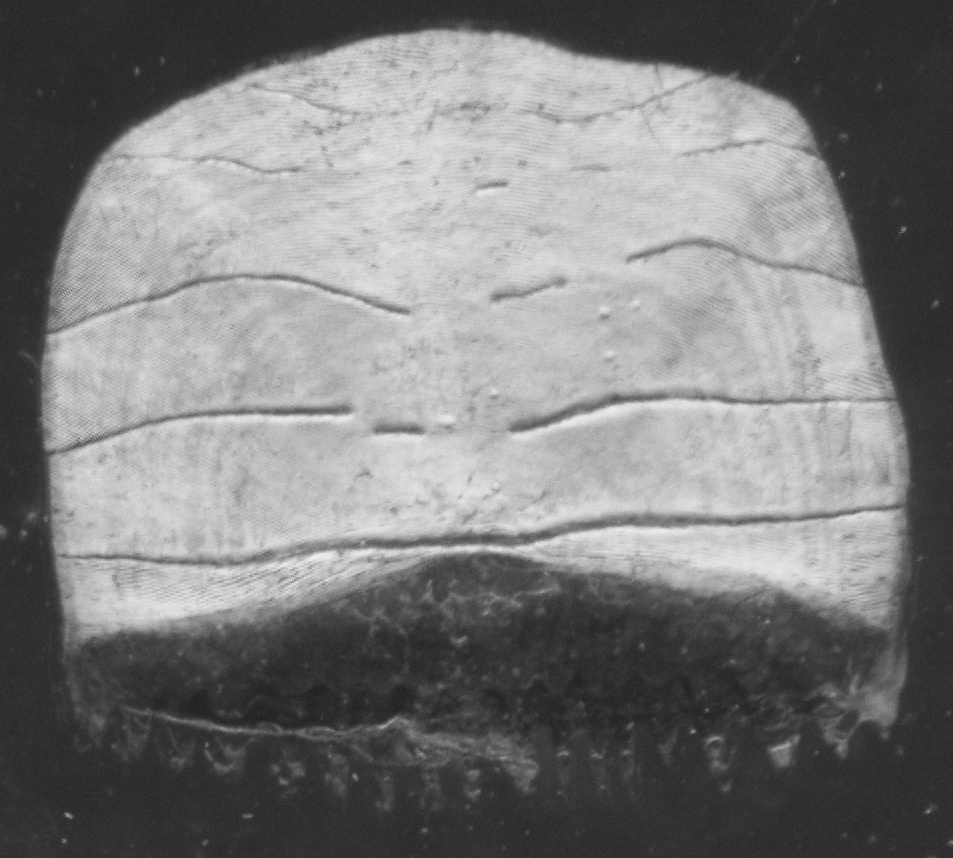
#> input picture Menhaden Scales Aging/Chapter 1 - Data Preprocessing/cropped/17763.jpg, 953 x 858 px, given in place of 17763.tif, which was not available
$ jupyter execute --allow-errors 'Chapter 1 - Data Preprocessing.ipynb'   (text cells are left out)
#> lines starting #> are read from the running program, lines starting #| are printed output that depends on the picture; after the words box and inside, x2 and y2 are one past the last pixel; in counts of white or black regions, pixels touching at a corner belong together; pictures that were not available may be replaced by others from this repository, and a replacement may not be noted
[cell 1]
import cv2 as cv
from matplotlib import pyplot as plt
import numpy as np
raw_image = cv.imread("Raw Image/17763.tif")
#> raw_image is the input picture: shape (858, 953, 3); min 30, max 243, mean 124.2
img2 = raw_image[:,:,::-1]
plt.imshow(img2)
plt.title('Raw Image')
plt.show()

[cell 2]
threshold_value = 100
gray_image = cv.cvtColor(raw_image, cv.COLOR_BGR2GRAY)
ret, thresh = cv.threshold(gray_image,threshold_value,255,cv.THRESH_BINARY)
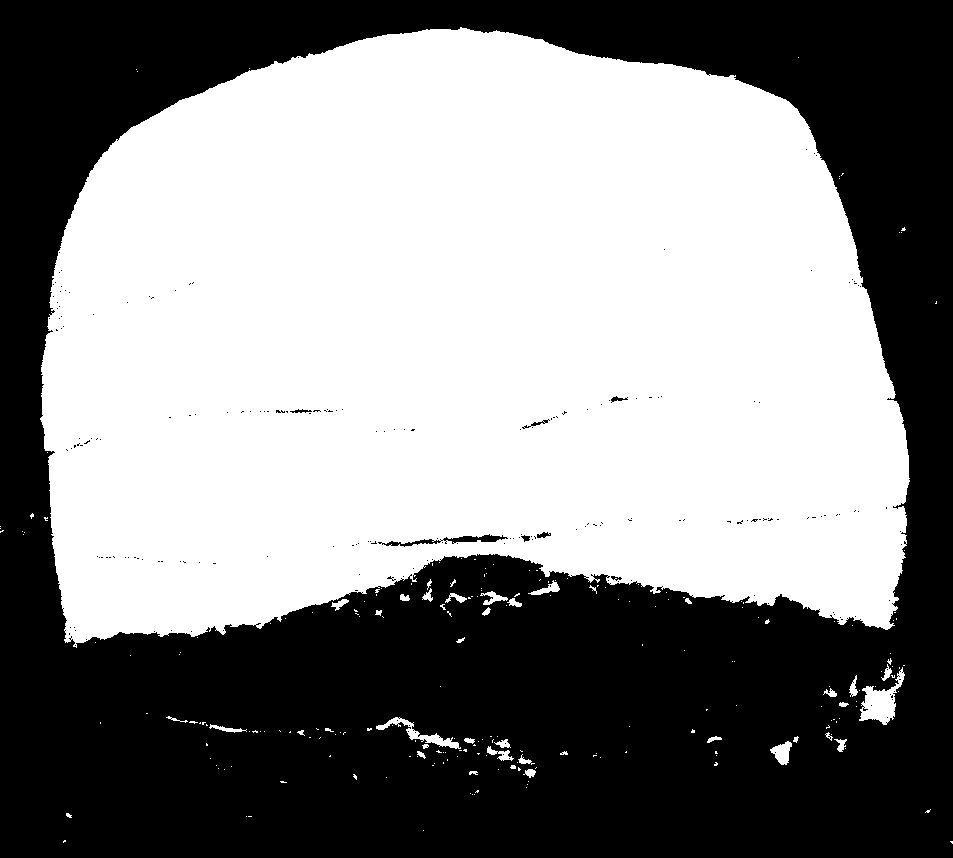
#> thresh: shape (858, 953); 53.1% white; 205 black regions (197 under 20 px), largest, box (x1, y1, x2, y2) and area: (0, 0, 953, 858) 382200, (378, 534, 508, 547) 487, (522, 419, 550, 429) 62
#> ret = 100
plt.imshow(thresh)
plt.title('Binary Thresholded Image')
plt.show()

[cell 3]
kernel = np.ones((10,10),np.uint8)
opening = cv.morphologyEx(thresh, cv.MORPH_OPEN, kernel)
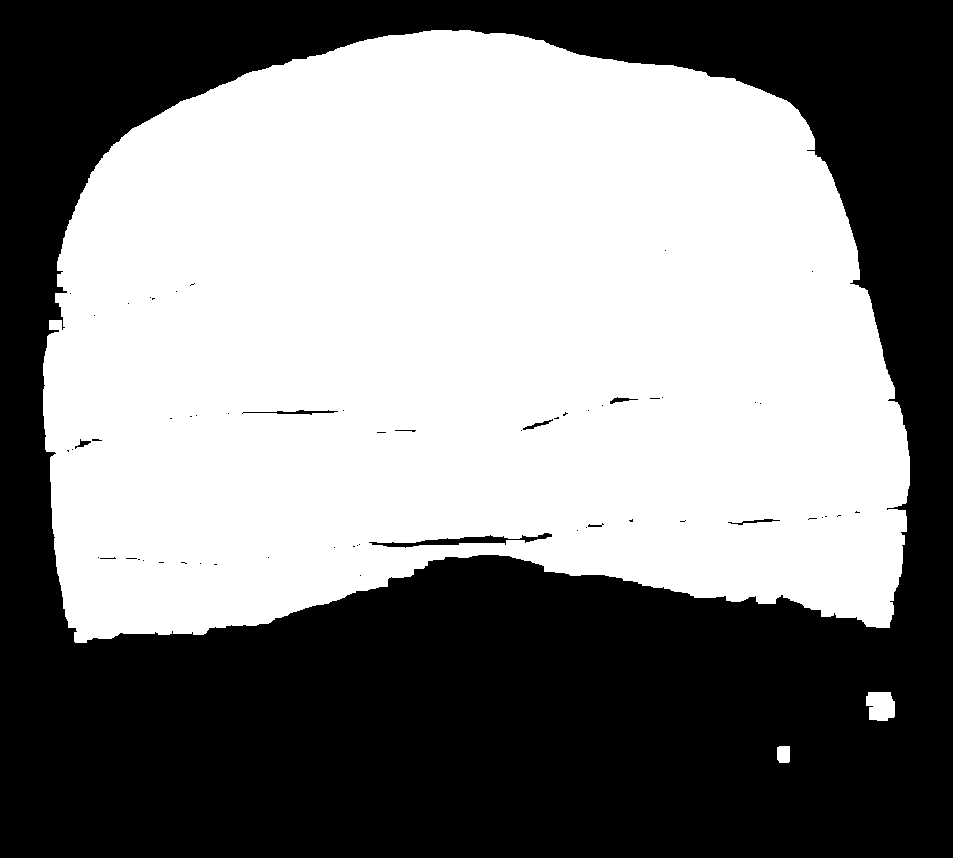
#> opening: shape (858, 953); 52.3% white; 60 black regions (51 under 20 px), largest, box (x1, y1, x2, y2) and area: (0, 0, 953, 858) 388217, (369, 533, 552, 548) 816, (242, 410, 338, 415) 183
closing = cv.morphologyEx(opening, cv.MORPH_CLOSE, kernel)
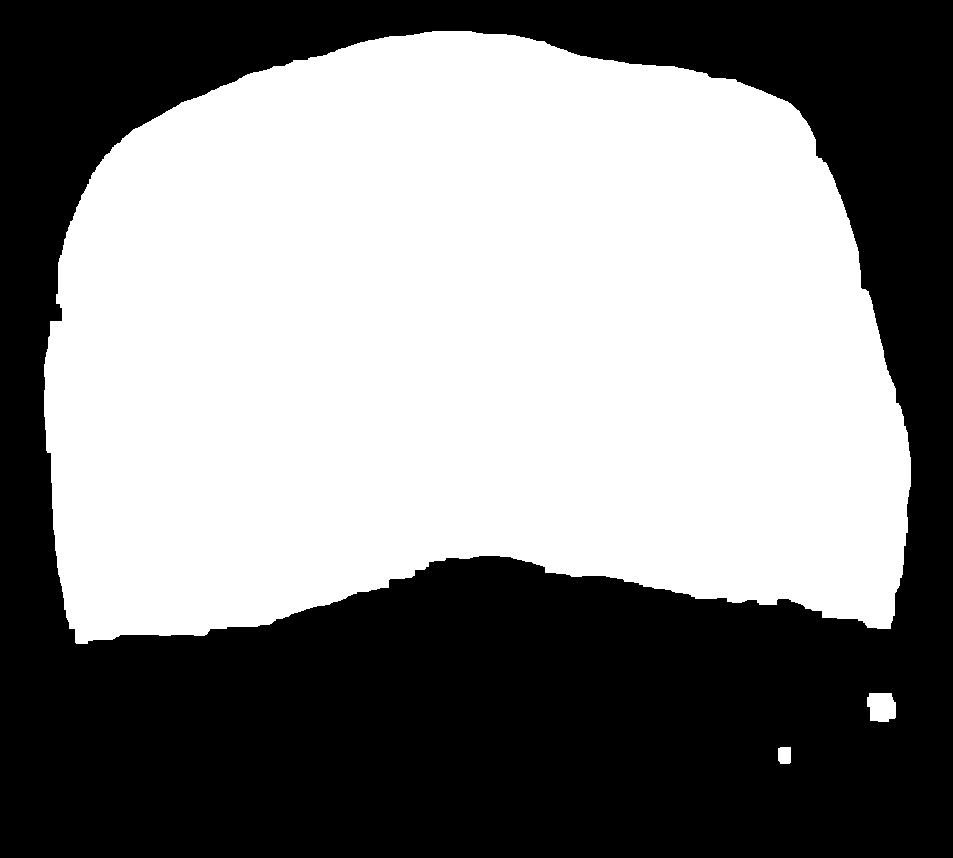
#> closing: shape (858, 953); 52.6% white; 1 black region
plt.imshow(closing)
plt.title('Binary Mask Image')
plt.show()

[cell 4]
contours, hierarchy = cv.findContours(closing, cv.RETR_EXTERNAL, cv.CHAIN_APPROX_NONE)
#> contours = 3 contours; box (x1, y1, x2, y2) and area: (44, 31, 911, 644) 427545, (867, 693, 896, 722) 676, (778, 747, 791, 764) 186
if(len(contours) > 0):
    maxidx = 0
    maxarea = 0
    for i in range(len(contours)):
        contour = contours[i]
        if cv.contourArea(contour) > maxarea:
            maxarea = cv.contourArea(contour)
            maxidx = i
#> this loop made 3 passes
#> maxarea on passes 1 to 3: 186, 676, 427545
#> after the loop, maxarea = 427545; maxidx = 2
    x,y,w,h = cv.boundingRect(contours[maxidx])
#> x = 44; y = 31; w = 867; h = 613
start = (x,y)
#> start = (44, 31)
end = (x+w, y+h)
#> end = (911, 644)
color = (255, 0, 0)
thickness = 5
display = raw_image.copy()
display = cv.rectangle(display, start, end, color, thickness)
plt.imshow(display)
plt.title('Object of Interest')
plt.show()

[cell 5]
xmargin = 0.05
ymargin_top = 0.05
ymargin_bot = 0.35
y_max, x_max,c = raw_image.shape
x_new = int(max(0,x-w*xmargin))
#> x_new = 0
y_new = int(max(0,y-h*ymargin_top))
#> y_new = 0
w_new = int(min(w*(1+xmargin*2),x_max-x_new))
#> w_new = 953
h_new = int(min(h*(1+ymargin_top+ymargin_bot), y_max-y_new))
#> h_new = 858

start = (x_new,y_new)
#> start = (0, 0)
end = (x_new+w_new, y_new+h_new)
#> end = (953, 858)
color = (255, 0, 0)
thickness = 5
display = raw_image.copy()
display = cv.rectangle(display, start, end, color, thickness)
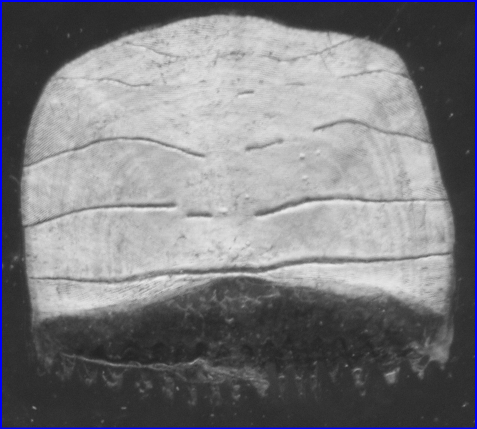
#> display: shape (858, 953, 3) (shown at 1/2 size); mean B, G, R 127.4, 123.5, 123.5
plt.imshow(display)
plt.title('Object of Interest')
plt.show()

[cell 6]
crop = raw_image[y_new:y_new+h_new,x_new:x_new+w_new,:]
plt.imshow(crop)
plt.title('Cropped Scale')
plt.show()

[cell 7]
c_h, c_w, c = crop.shape
left, right, top, bottom = 0,0,0,0
if(c_h>c_w):
    difference = c_h-c_w
    left = int(difference/2)
    right = int(difference/2)
if(c_h<c_w):
    difference = c_w-c_h
    top = int(difference/2)
    bottom = int(difference/2)
crop_pad = cv.copyMakeBorder(crop, top, bottom, left, right, cv.BORDER_REPLICATE)
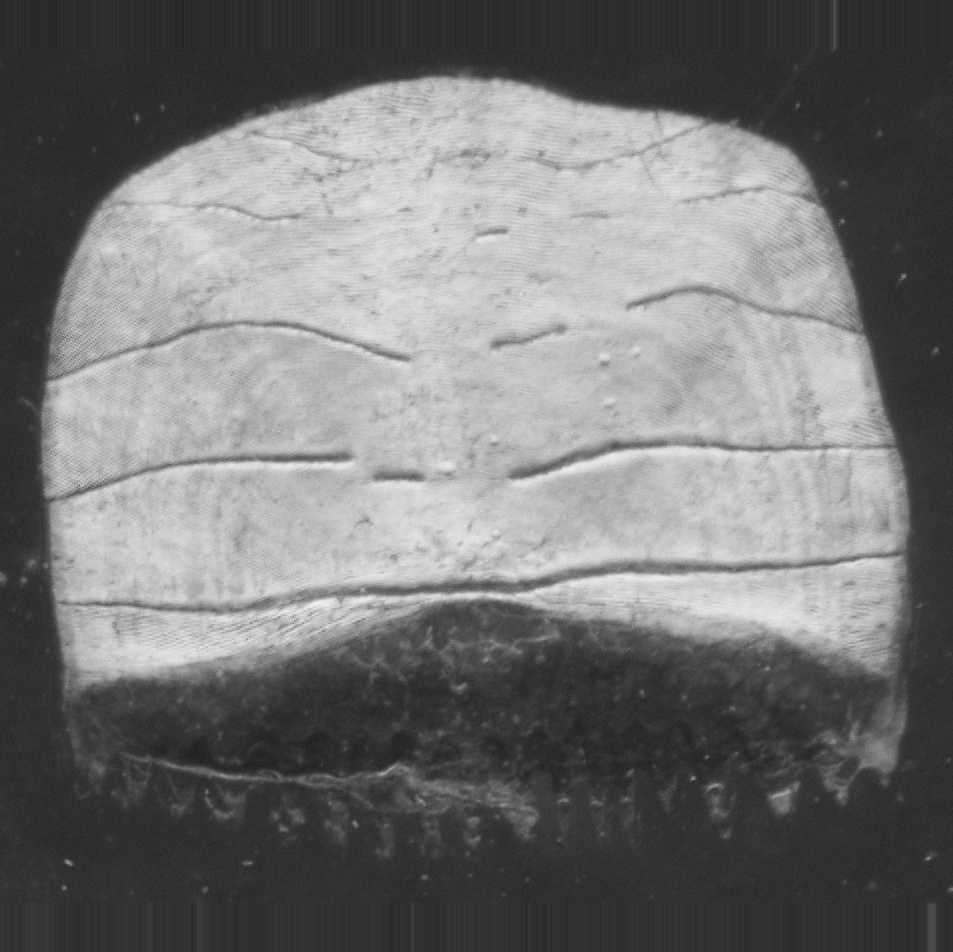
#> crop_pad: shape (952, 953, 3); min 30, max 243, mean 116.5
plt.imshow(crop_pad)
plt.title('Cropped and Padded Scale')
plt.show()

$ run again, with Menhaden Scales Aging/Chapter 1 - Data Preprocessing/cropped/17762.jpg copied over Menhaden Scales Aging/Chapter 1 - Data Preprocessing/cropped/17763.jpg
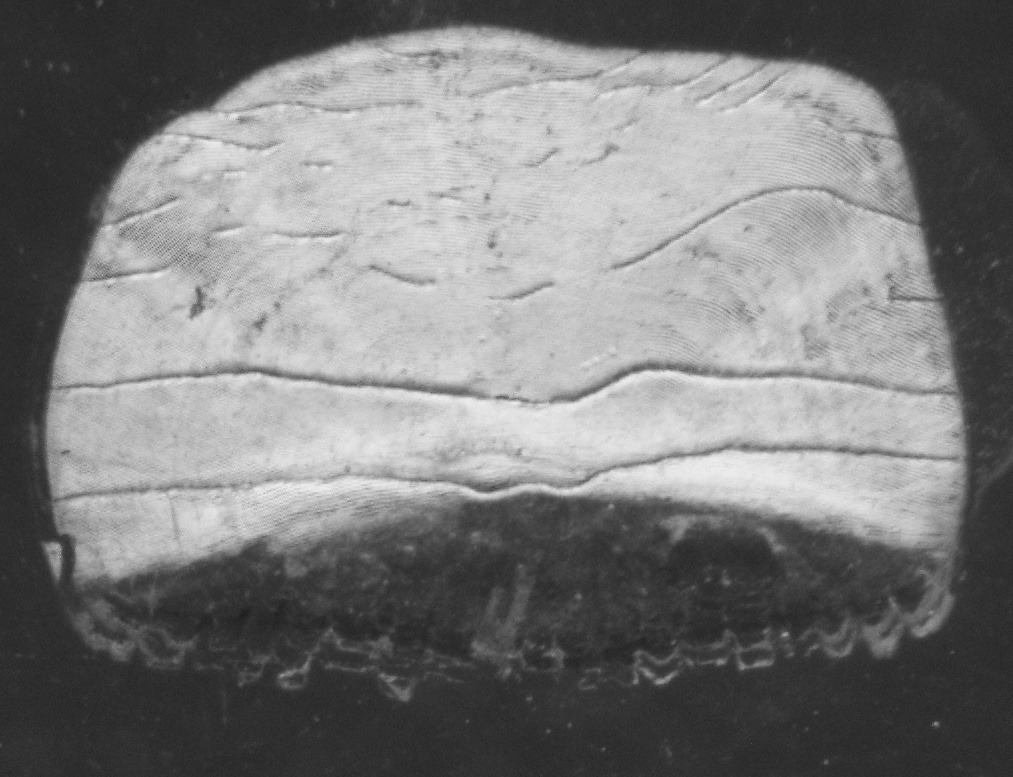
#> input picture Menhaden Scales Aging/Chapter 1 - Data Preprocessing/cropped/17762.jpg, 1013 x 777 px, given in place of 17763.tif, which was not available
#> raw_image is the input picture: shape (777, 1013, 3); min 26, max 242, mean 122.6
#> `ret, thresh = cv.threshold(gray_image,threshold_value,255,cv.THRESH_BI..`:
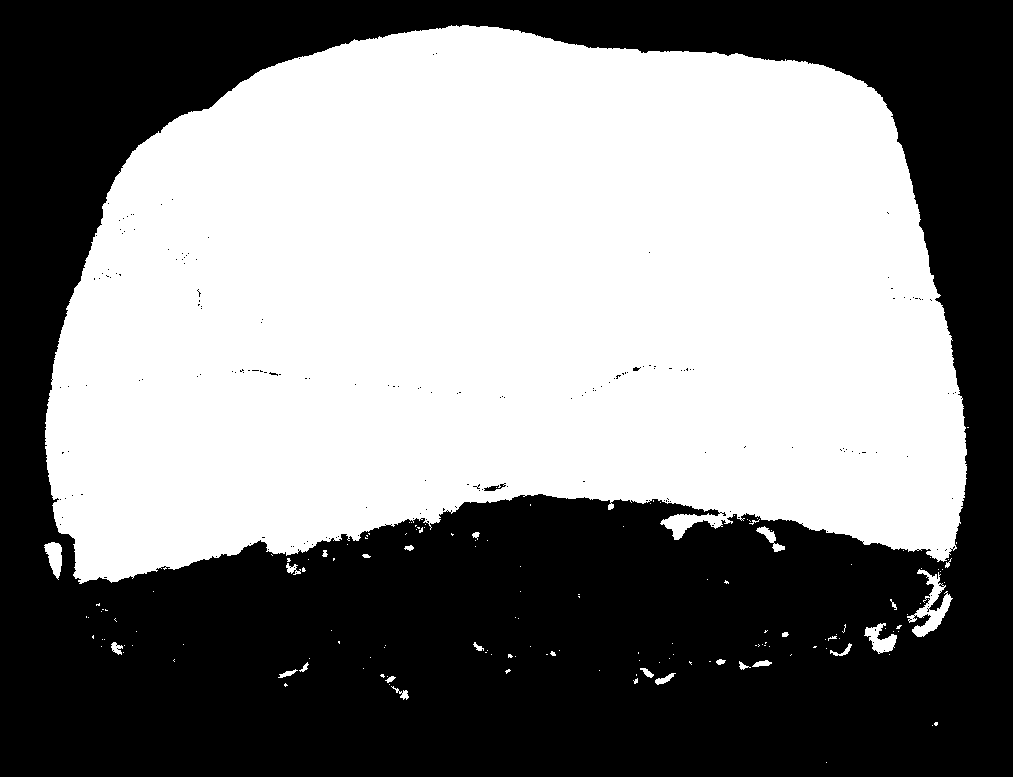
#> thresh: shape (777, 1013); 51.6% white; 183 black regions (180 under 20 px), largest, box (x1, y1, x2, y2) and area: (0, 0, 1013, 777) 380873, (484, 483, 506, 491) 74, (633, 367, 641, 371) 21
#> ret = 100
#> opening: shape (777, 1013); 50.9% white; 76 black regions (67 under 20 px), largest, box (x1, y1, x2, y2) and area: (0, 0, 1013, 777) 386078, (474, 484, 509, 492) 130, (103, 270, 122, 279) 67
#> closing: shape (777, 1013); 51% white; 1 black region
#> contours = 4 contours; box (x1, y1, x2, y2) and area: (48, 28, 968, 583) 399352, (49, 545, 64, 570) 288, (876, 641, 895, 652) 172, (933, 613, 944, 626) 118
#> the loop `for i in range(len(contours)):` made 4 passes
#> maxarea on passes 1, 3, 4: 172.5, 288.5, 399351.5
#> after the loop `for i in range(len(contours)):`: maxarea = 399351.5; maxidx = 3
#> x = 48; y = 28; w = 920; h = 555
#> `start = (x,y)`: start = (48, 28)
#> `end = (x+w, y+h)`: end = (968, 583)
#> x_new = 2
#> y_new = 0
#> w_new = 1011
#> h_new = 777
#> `start = (x_new,y_new)`: start = (2, 0)
#> `end = (x_new+w_new, y_new+h_new)`: end = (1013, 777)
#> `crop_pad = cv.copyMakeBorder(crop, top, bottom, left, right, cv.BORDER..`:
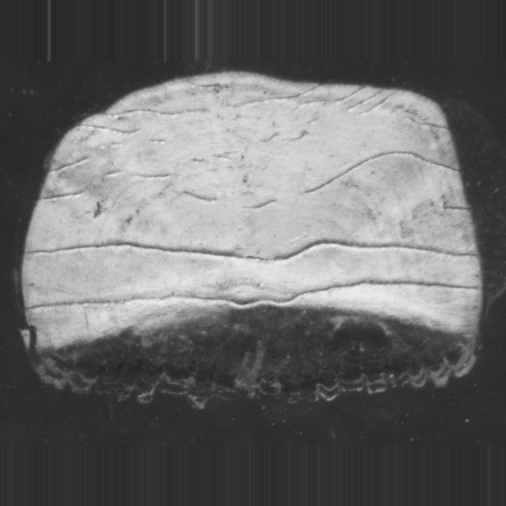
#> crop_pad: shape (1011, 1011, 3) (shown at 1/2 size); min 26, max 242, mean 105.2

$ run again, with Menhaden Scales Aging/Chapter 1 - Data Preprocessing/cropped/17764.jpg copied over Menhaden Scales Aging/Chapter 1 - Data Preprocessing/cropped/17763.jpg
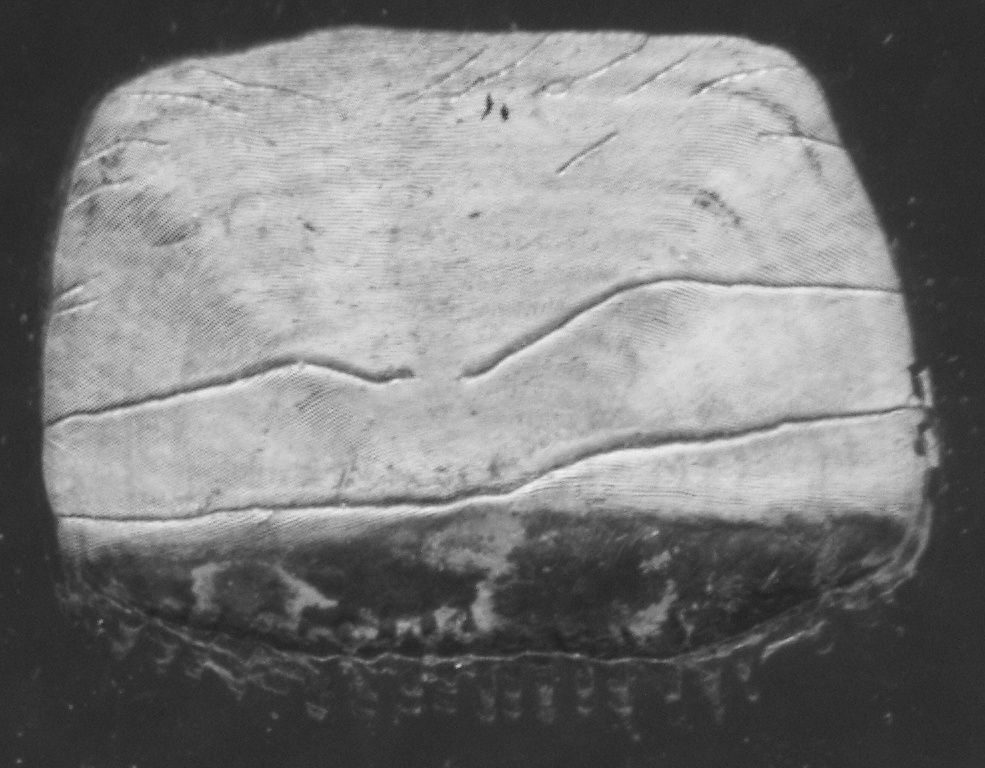
#> input picture Menhaden Scales Aging/Chapter 1 - Data Preprocessing/cropped/17764.jpg, 985 x 768 px, given in place of 17763.tif, which was not available
#> raw_image is the input picture: shape (768, 985, 3); min 23, max 242, mean 122.5
#> `ret, thresh = cv.threshold(gray_image,threshold_value,255,cv.THRESH_BI..`:
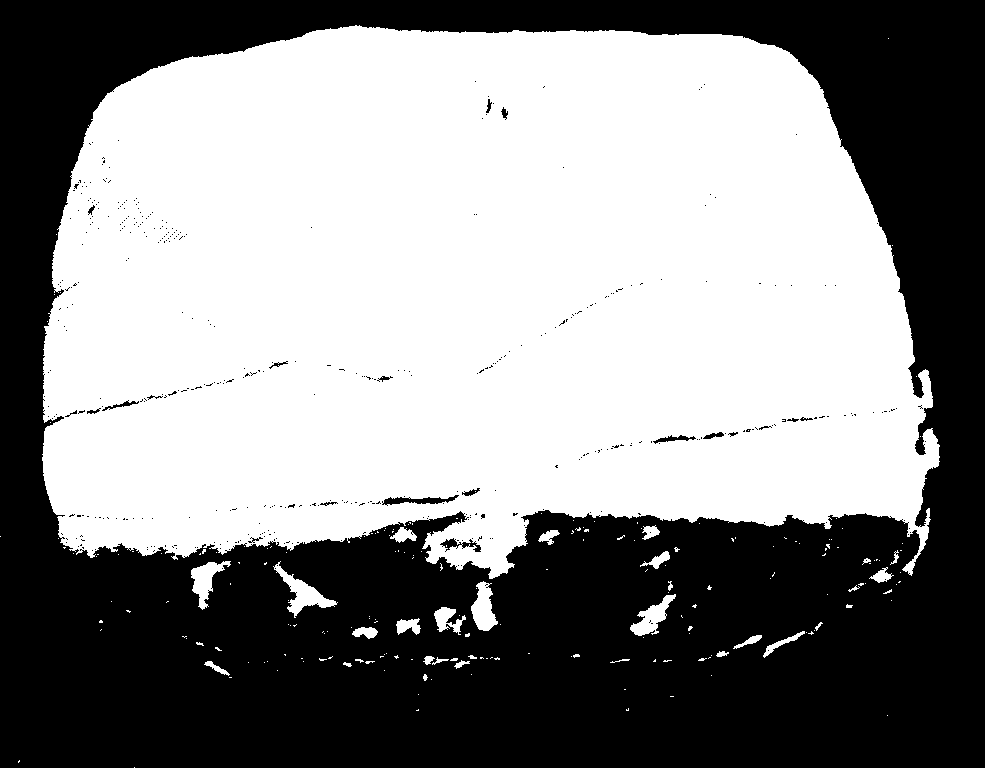
#> thresh: shape (768, 985); 54.4% white; 423 black regions (402 under 20 px), largest, box (x1, y1, x2, y2) and area: (0, 0, 985, 768) 343038, (382, 495, 459, 506) 365, (440, 538, 481, 552) 221
#> ret = 100
#> opening: shape (768, 985); 53% white; 111 black regions (93 under 20 px), largest, box (x1, y1, x2, y2) and area: (0, 0, 985, 768) 352325, (265, 489, 481, 509) 791, (640, 433, 739, 445) 356
#> closing: shape (768, 985); 53.6% white; 4 black regions
#> contours = 6 contours; box (x1, y1, x2, y2) and area: (45, 28, 941, 576) 402084, (475, 590, 497, 632) 629, (293, 582, 322, 612) 590, (195, 567, 216, 596) 472, (636, 608, 667, 637) 426, (438, 611, 451, 624) 138
#> the loop `for i in range(len(contours)):` made 6 passes
#> maxarea on passes 1, 2, 3, 6: 138, 425.5, 629, 402084.5
#> after the loop `for i in range(len(contours)):`: maxarea = 402084.5; maxidx = 5
#> x = 45; y = 28; w = 896; h = 548
#> `start = (x,y)`: start = (45, 28)
#> `end = (x+w, y+h)`: end = (941, 576)
#> x_new = 0
#> w_new = 985
#> h_new = 767
#> `start = (x_new,y_new)`: start = (0, 0)
#> `end = (x_new+w_new, y_new+h_new)`: end = (985, 767)
#> `crop_pad = cv.copyMakeBorder(crop, top, bottom, left, right, cv.BORDER..`:
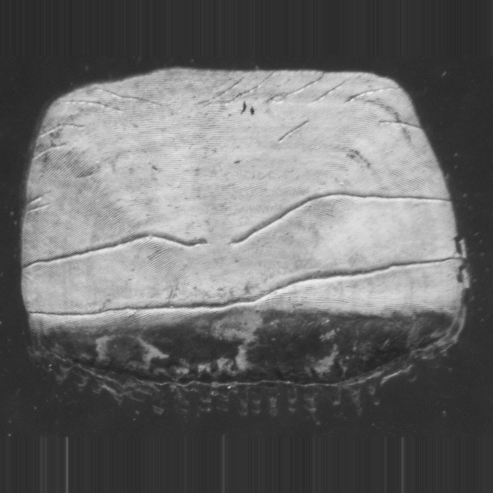
#> crop_pad: shape (985, 985, 3) (shown at 1/2 size); min 23, max 242, mean 106
